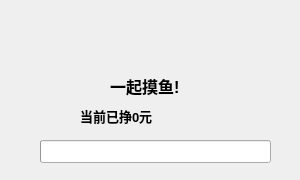
<?xml version="1.0" encoding="UTF-8"?>
<ui version="4.0">
 <class>message</class>
 <widget class="QWidget" name="message">
  <property name="geometry">
   <rect>
    <x>0</x>
    <y>0</y>
    <width>300</width>
    <height>180</height>
   </rect>
  </property>
  <property name="font">
   <font>
    <family>Microsoft YaHei UI</family>
    <bold>true</bold>
   </font>
  </property>
  <property name="windowTitle">
   <string>message</string>
  </property>
  <widget class="QWidget" name="centralwidget" native="true">
   <property name="geometry">
    <rect>
     <x>0</x>
     <y>0</y>
     <width>301</width>
     <height>181</height>
    </rect>
   </property>
   <widget class="QLabel" name="label">
    <property name="geometry">
     <rect>
      <x>120</x>
      <y>20</y>
      <width>51</width>
      <height>51</height>
     </rect>
    </property>
    <property name="styleSheet">
     <string notr="true">border-image: url(:/img/avatar.png);




</string>
    </property>
    <property name="text">
     <string/>
    </property>
   </widget>
   <widget class="QLabel" name="labelTitle1">
    <property name="geometry">
     <rect>
      <x>110</x>
      <y>70</y>
      <width>91</width>
      <height>31</height>
     </rect>
    </property>
    <property name="font">
     <font>
      <family>Microsoft YaHei UI</family>
      <pointsize>12</pointsize>
      <bold>true</bold>
     </font>
    </property>
    <property name="text">
     <string>一起摸鱼!</string>
    </property>
   </widget>
   <widget class="QProgressBar" name="progressBar">
    <property name="geometry">
     <rect>
      <x>40</x>
      <y>140</y>
      <width>231</width>
      <height>23</height>
     </rect>
    </property>
    <property name="value">
     <number>0</number>
    </property>
    <property name="textVisible">
     <bool>false</bool>
    </property>
   </widget>
   <widget class="QLabel" name="labelMoney">
    <property name="geometry">
     <rect>
      <x>80</x>
      <y>100</y>
      <width>191</width>
      <height>31</height>
     </rect>
    </property>
    <property name="font">
     <font>
      <family>Microsoft YaHei UI</family>
      <pointsize>10</pointsize>
      <bold>true</bold>
     </font>
    </property>
    <property name="text">
     <string>当前已挣0元</string>
    </property>
   </widget>
  </widget>
 </widget>
 <resources/>
 <connections/>
</ui>
